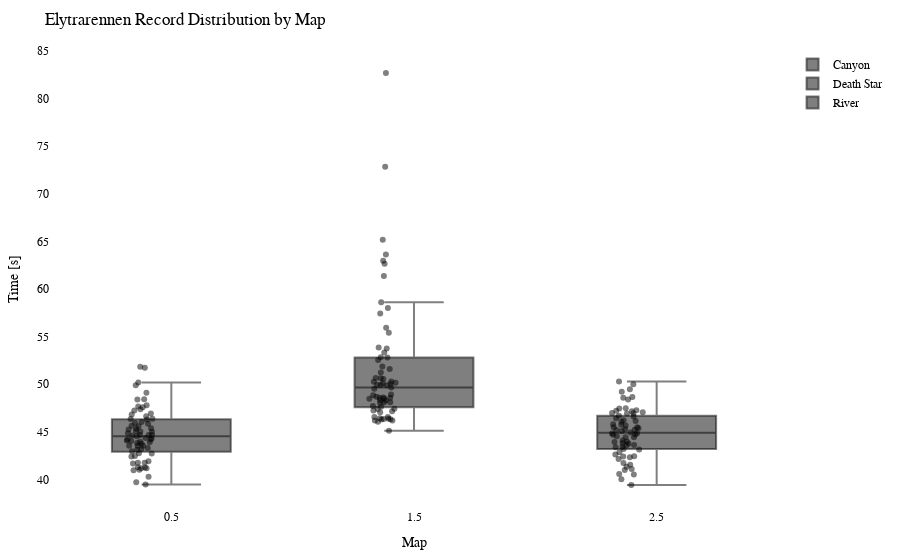

Write notebook code for a chart like this one.
### Code cell
import plotly.graph_objects as go
import plotly.io as pio

df = getRecordsDataframe(minigame="Elytrarennen")

# Calculate the offset for centering the data points
num_columns = len(df.columns)
offset = 0.5

# Create a Swarm plot using Plotly
fig = go.Figure()

for i, column in enumerate(df.columns):
    x_values = [i + offset] * len(df[column])  # Adjust x-values with offset for horizontal centering
    fig.add_trace(go.Box(x=x_values,
                         y=df[column],
                         name=column,
                         boxpoints='all',
                         pointpos=-0.5,  # Adjust point position to prevent overlapping
                         marker=dict(color='rgba(0,0,0,0.5)', size=6),  # Adjust marker color and size
                         hovertext=df.index,
                         hoverinfo='text+y'))

fig.update_layout(title="Elytrarennen Record Distribution by Map",
                  xaxis=dict(title="Map"),
                  yaxis=dict(title="Time [s]"),
                  showlegend=True,
                  font=dict(family="Arial", size=12, color="black"),  # Customize font
                  plot_bgcolor="white",  # Set background color
                  margin=dict(l=50, r=50, t=50, b=50),  # Adjust margins for better layout
                  )

pio.show(fig)

pio.write_html(fig, "out/elytr_swarm_plot.html")

### Figure 1 — Plotly figure (JSON) as saved in the notebook; plotly's stock layout.template omitted (floating-point values rounded to 4 significant figures; data arrays with more than 128 entries replaced by an {"elided": "..."} marker saying what was removed)
{"data": [{"boxpoints": "all", "hoverinfo": "text+y", "hovertext": {"elided": "214 str values"}, "marker": {"color": "rgba(0,0,0,0.5)", "size": 6}, "name": "Canyon", "pointpos": -0.5, "type": "box", "x": {"elided": "214 float values"}, "y": {"elided": "214 float values"}}, {"boxpoints": "all", "hoverinfo": "text+y", "hovertext": {"elided": "214 str values"}, "marker": {"color": "rgba(0,0,0,0.5)", "size": 6}, "name": "Death Star", "pointpos": -0.5, "type": "box", "x": {"elided": "214 float values"}, "y": {"elided": "214 float values"}}, {"boxpoints": "all", "hoverinfo": "text+y", "hovertext": {"elided": "214 str values"}, "marker": {"color": "rgba(0,0,0,0.5)", "size": 6}, "name": "River", "pointpos": -0.5, "type": "box", "x": {"elided": "214 float values"}, "y": {"elided": "214 float values"}}], "layout": {"font": {"color": "black", "family": "Arial", "size": 12}, "margin": {"b": 50, "l": 50, "r": 50, "t": 50}, "plot_bgcolor": "white", "showlegend": true, "title": {"text": "Elytrarennen Record Distribution by Map"}, "xaxis": {"title": {"text": "Map"}}, "yaxis": {"title": {"text": "Time [s]"}}}}
